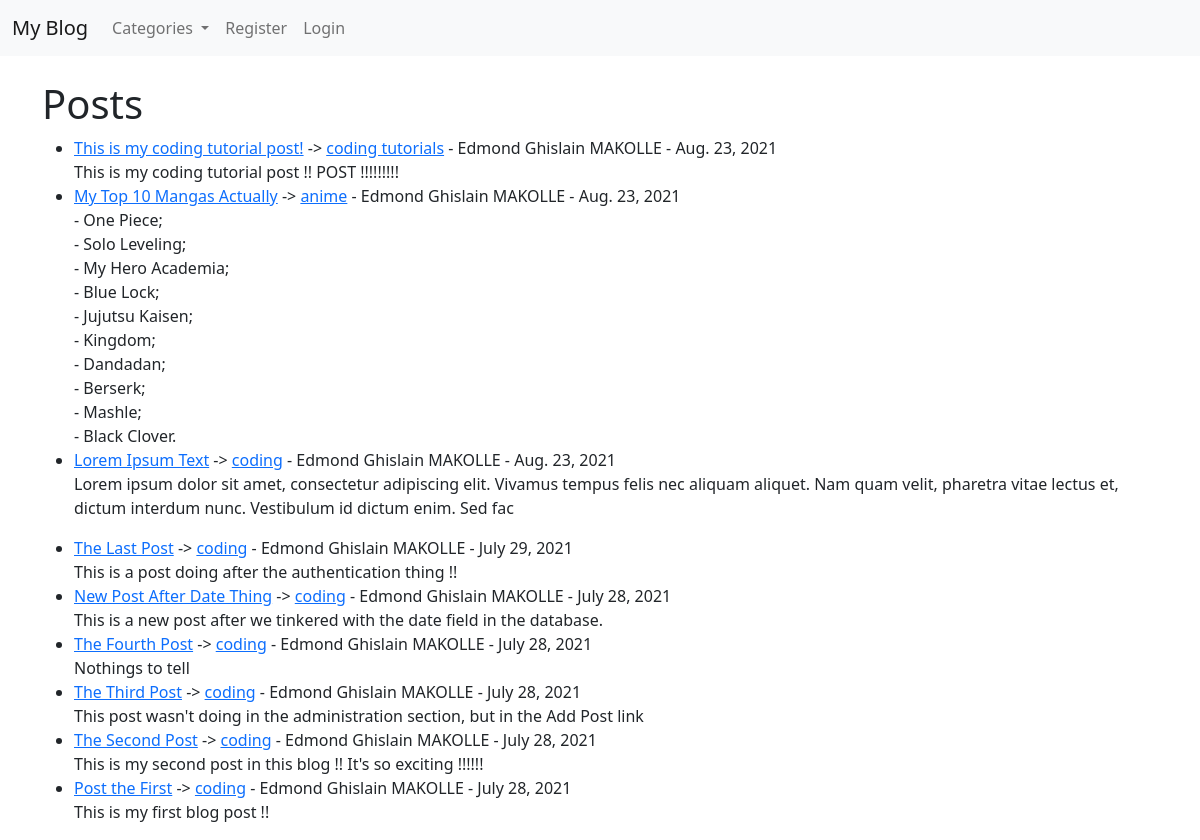
The app's page /, older data.
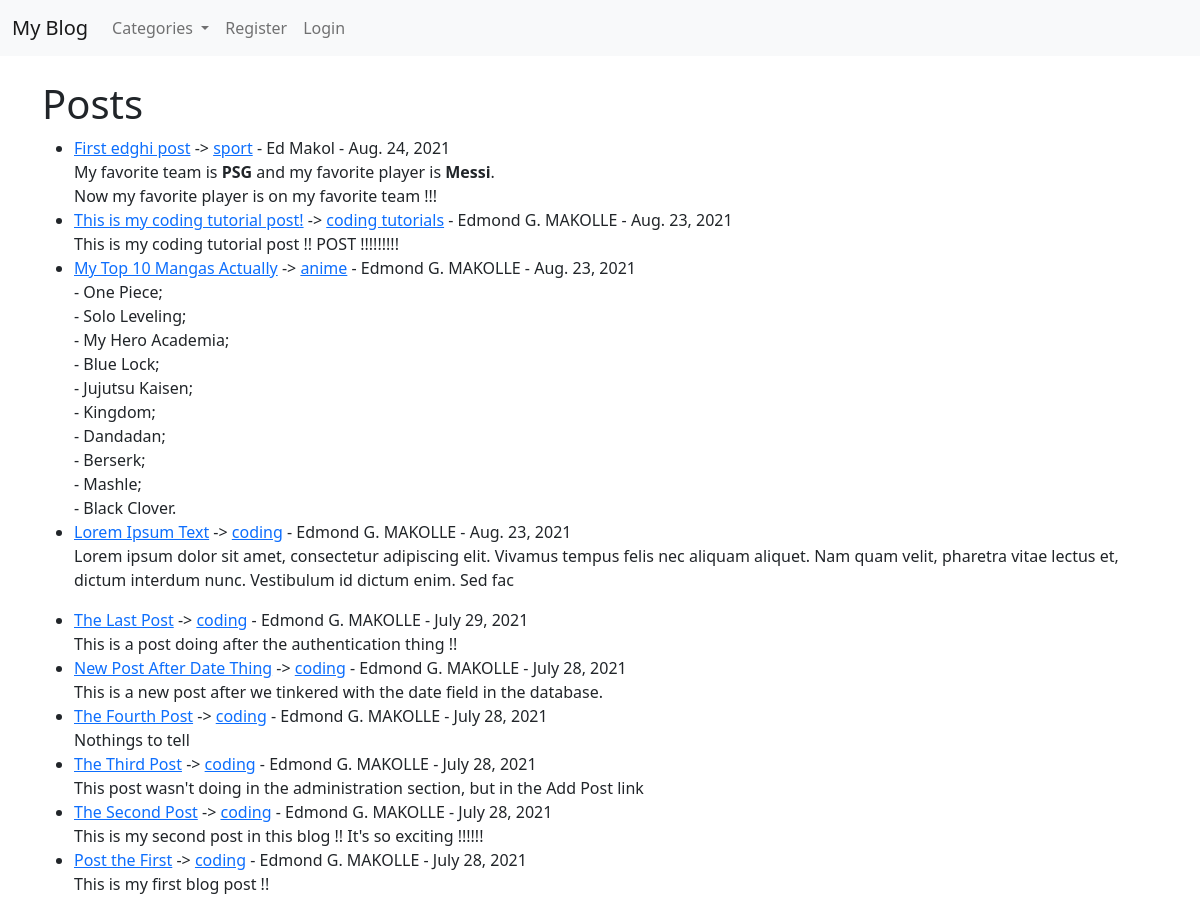
The same page, newer data.
### theblog/models.py (models this page shows, shortened)
class Post (models.Model):
    title = models.CharField(max_length=255)
    author = models.ForeignKey(User, on_delete=models.CASCADE)
    body = models.TextField()
    post_date = models.DateField(auto_now_add=True)
    category = models.CharField(max_length=255, default='coding')
    likes = models.ManyToManyField(User, related_name='blog_posts')

### theblog/views.py (the view)
# urls.py: path('', HomeView.as_view(), name="home"),
class HomeView(ListView):
    model = Post
    template_name = 'home.html'
    ordering = ['-id']  # Permet d'ordonner les Postes, ici c'est du plus recent au plus ancien
    """ Cette fonction permet de recuperer toutes les categories et de les afficher (dropdown) dans la
    vue choisit (ici HomeView) """
    def get_context_data(self, *args, **kwargs):
        cat_menu = Category.objects.all()
        context = super(HomeView, self).get_context_data(*args, **kwargs)
        context["cat_menu"] = cat_menu
        return context

### theblog/models.py (called while the page is built)
    def __str__(self):
        return self.name

### theblog/templates/home.html (shortened to what this page needs)
{% extends 'base.html' %}
{% block content %}
    <h1>Posts</h1>
    <ul>
        {% for post in object_list %}
            <li>
                <a href="{% url 'article-detail' post.pk %}">{{ post.title}}</a> ->
                <a href="{% url 'category' post.category|slugify %}">{{ post.category}}</a> -
                {{ post.author.first_name }} {{ post.author.last_name }} -
                {{ post.post_date }}
                <br>
                {{ post.body | slice:":200" | safe }}  {% comment %} Le slice permet de determiner le nombre de lettre a afficher {% endcomment %}
                <br>
            </li>
        {% endfor %}
    </ul>
{% endblock %}

Row changes from the older to the newer data that the page shows:
added Post: title "First edghi post", category "sport", author.first_name "Ed", author.last_name "Makol", post_date "Aug. 24, 2021", body "My favorite team is PSG and my favorite player is Messi . Now my favorite player is on my favorite team !!!"
changed through a linked row, Post "This is my coding tutorial post!": author.first_name "Edmond Ghislain" → "Edmond G."
changed through a linked row, Post "My Top 10 Mangas Actually": author.first_name "Edmond Ghislain" → "Edmond G."
changed through a linked row, Post "Lorem Ipsum Text": author.first_name "Edmond Ghislain" → "Edmond G."
changed through a linked row, Post "The Last Post": author.first_name "Edmond Ghislain" → "Edmond G."
changed through a linked row, Post "New Post After Date Thing": author.first_name "Edmond Ghislain" → "Edmond G."
changed through a linked row, Post "The Fourth Post": author.first_name "Edmond Ghislain" → "Edmond G."
changed through a linked row, Post "The Third Post": author.first_name "Edmond Ghislain" → "Edmond G."
changed through a linked row, Post "The Second Post": author.first_name "Edmond Ghislain" → "Edmond G."
changed through a linked row, Post "Post the First": author.first_name "Edmond Ghislain" → "Edmond G."
